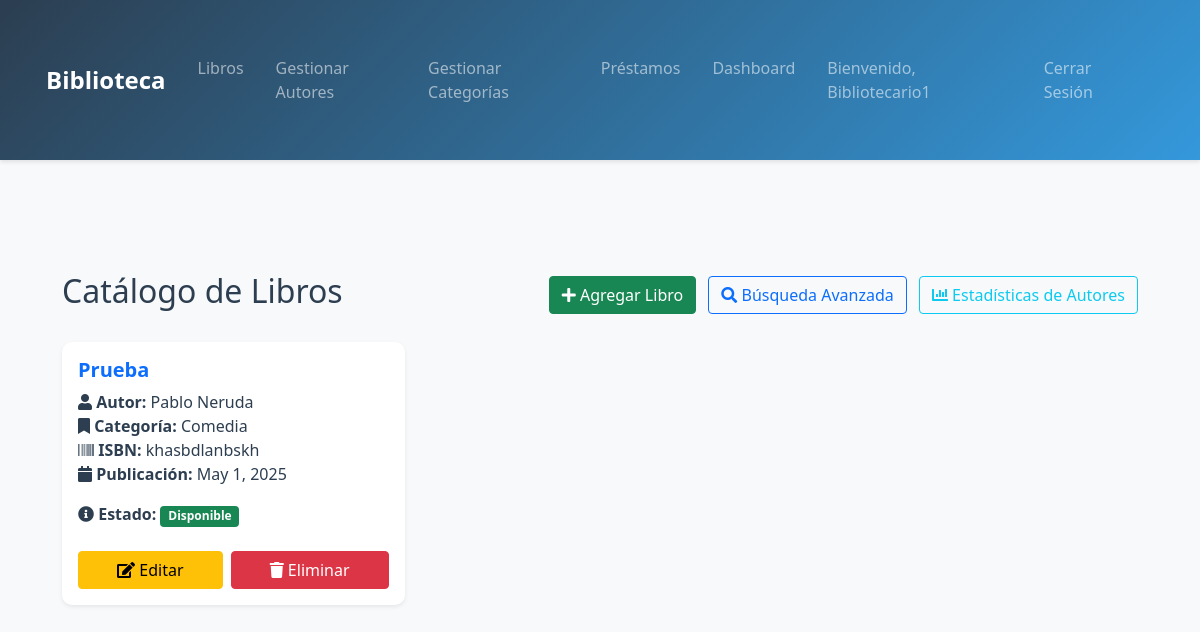
Screenshot of /libros/ (signed in) with the database file from the repository.
### Usuarios/models.py (models this page shows, shortened)
class Usuario(AbstractUser):
    ROLE_CHOICES = [
        ('ADMIN', 'Administrador'),
        ('BIBLIOTECARIO', 'Bibliotecario'),
        ('USUARIO', 'Usuario Regular')
    ]
    role = models.CharField(
        max_length=20,
        choices=ROLE_CHOICES,
        default='USUARIO',
        verbose_name='Rol'
    )
    direccion = models.CharField(max_length=200)
    telefono = models.CharField(max_length=20)
    notificacion_prestamo = models.BooleanField(default=True, help_text='Recibir notificaciones cuando tomes prestado un libro')
    notificacion_vencimiento = models.BooleanField(default=True, help_text='Recibir notificaciones próximos a vencer')
    notificacion_devolucion = models.BooleanField(default=True, help_text='Recibir notificaciones cuando devuelvas un libro')
    fecha_registro = models.DateTimeField(default=timezone.now)
    class Meta:
        verbose_name = 'Usuario'
        verbose_name_plural = 'Usuarios'
        permissions = [
            ('can_manage_books', 'Puede gestionar libros'),
            ('can_manage_users', 'Puede gestionar usuarios'),
            ('can_view_statistics', 'Puede ver estadísticas')
        ]

### libros/models.py (models this page shows, shortened)
class Libro(models.Model):
    ESTADO_CHOICES = [
        ('DISPONIBLE', 'Disponible'),
        ('PRESTADO', 'Prestado'),
        ('RESERVADO', 'Reservado'),
        ('NO_DISPONIBLE', 'No Disponible')
    ]
    titulo = models.CharField(max_length=200)
    autor = models.ForeignKey(Autor, on_delete=models.CASCADE, related_name='libros')
    categoria = models.ForeignKey(Categoria, on_delete=models.PROTECT, related_name='libros')
    isbn = models.CharField(max_length=13, unique=True)
    fecha_publicacion = models.DateField()
    estado = models.CharField(max_length=20, choices=ESTADO_CHOICES, default='DISPONIBLE')
    descripcion = models.TextField(default='Sin descripción')
    imagen = models.ImageField(upload_to='libros/', null=True, blank=True)
    imagen_url = models.URLField(
        max_length=500,
        default='https://media.istockphoto.com/id/1415203156/es/vector/página-de-error-icono-vectorial-de-página-no-encontrada-en-el-diseño-de-estilo-de-línea.jpg?s=612x612&w=0&k=20&c=nss_aWPtTb0hpc4oiGfFs_PGfihrNwVX06wxkWVkBfQ=',
        null=True,
        blank=True
    )
    fecha_creacion = models.DateTimeField(default=timezone.now)
    fecha_actualizacion = models.DateTimeField(auto_now=True)
    class Meta:
        ordering = ['titulo']

class Autor(models.Model):
    NACIONALIDADES = [
        ('AR', 'Argentina'),
        ('BO', 'Bolivia'),
        ('BR', 'Brasil'),
        ('CL', 'Chile'),
        ('CO', 'Colombia'),
        ('EC', 'Ecuador'),
        ('ES', 'España'),
        ('MX', 'México'),
        ('PE', 'Perú'),
        ('PY', 'Paraguay'),
        ('UY', 'Uruguay'),
        ('VE', 'Venezuela'),
        ('OT', 'Otra')
    ]
    nombre = models.CharField(max_length=100)
    apellido = models.CharField(max_length=100)
    nacionalidad = models.CharField(max_length=2, choices=NACIONALIDADES, default='OT')
    biografia = models.TextField(blank=True)
    def __str__(self):
        return f"{self.nombre} {self.apellido}"
    class Meta:
        ordering = ['apellido', 'nombre']

class Categoria(models.Model):
    nombre = models.CharField(max_length=50)
    descripcion = models.TextField(blank=True)
    def __str__(self):
        return self.nombre

### libros/views.py (the view)
# urls.py: path('', views.lista_libros, name='lista_libros'),
@login_required
def lista_libros(request):
    libros = Libro.objects.all().order_by('-fecha_creacion')
    return render(request, 'libros/lista_libros.html', {'libros': libros})

### libros/templates/libros/lista_libros.html (shortened to what this page needs)
{% extends 'base.html' %}
{% block content %}
<div class="container mt-4">
    <div class="d-flex justify-content-between align-items-center mb-4">
        <h2>Catálogo de Libros</h2>
        <div>
            {% if user.is_staff %}
            <a href="{% url 'crear_libro' %}" class="btn btn-success">
                <i class="fas fa-plus"></i> Agregar Libro
            </a>
            {% endif %}
            <a href="{% url 'buscar_libros' %}" class="btn btn-outline-primary ms-2">
                <i class="fas fa-search"></i> Búsqueda Avanzada
            </a>
            <a href="{% url 'autores_mas_libros' %}" class="btn btn-outline-info ms-2">
                <i class="fas fa-chart-bar"></i> Estadísticas de Autores
            </a>
        </div>
    </div>
    <div class="row">
        {% if libros %}
            {% for libro in libros %}
            <div class="col-md-4 mb-4">
                <div class="card h-100 shadow-sm">
                    <div class="card-body">
                        <h5 class="card-title text-primary">{{ libro.titulo }}</h5>
                        <div class="card-text">
                            <p>
                                <strong><i class="fas fa-user"></i> Autor:</strong> {{ libro.autor }}<br>
                                <strong><i class="fas fa-bookmark"></i> Categoría:</strong> {{ libro.categoria }}<br>
                                <strong><i class="fas fa-barcode"></i> ISBN:</strong> {{ libro.isbn }}<br>
                                <strong><i class="fas fa-calendar"></i> Publicación:</strong> {{ libro.fecha_publicacion }}
                            </p>
                            <div class="mt-2">
                                <strong><i class="fas fa-info-circle"></i> Estado:</strong>
                                {% if libro.estado == 'DISPONIBLE' %}
                                    <span class="badge bg-success">Disponible</span>
                                {% elif libro.estado == 'PRESTADO' %}
                                    <span class="badge bg-warning text-dark">Prestado</span>
                                {% elif libro.estado == 'RESERVADO' %}
                                    <span class="badge bg-info">Reservado</span>
                                {% else %}
                                    <span class="badge bg-danger">No Disponible</span>
                                {% endif %}
                            </div>
                        </div>
                    </div>
                    <div class="card-footer bg-transparent border-top-0">
                        {% if user.is_staff %}
                        <div class="d-flex gap-2 mb-2">
                            <a href="{% url 'editar_libro' libro.id %}" class="btn btn-warning flex-grow-1">
                                <i class="fas fa-edit"></i> Editar
                            </a>
                            <a href="{% url 'eliminar_libro' libro.id %}" class="btn btn-danger flex-grow-1">
                                <i class="fas fa-trash"></i> Eliminar
                            </a>
                        </div>
                        {% elif not user.is_authenticated %}
                        <div class="alert alert-info mb-0 text-center">
                            <small>Inicia sesión para solicitar préstamos</small>
                        </div>
                        {% endif %}
                    </div>
                </div>
            </div>
            {% endfor %}
        {% else %}
            <div class="col-12">
                <div class="alert alert-info">
                    <i class="fas fa-info-circle"></i> No hay libros disponibles en el catálogo.
                </div>
            </div>
        {% endif %}
    </div>
</div>
{% endblock %}

### templates/base.html (shortened to what this page needs)
<!DOCTYPE html>
<html lang="es">
<head>
    <link href="https://cdn.jsdelivr.net/npm/bootstrap@5.1.3/dist/css/bootstrap.min.css" rel="stylesheet">
    <link href="https://cdnjs.cloudflare.com/ajax/libs/font-awesome/5.15.4/css/all.min.css" rel="stylesheet">
    {% load static %}
    <link href="{% static 'css/styles.css' %}" rel="stylesheet">
</head>
<body>
    <nav class="navbar navbar-expand-lg navbar-dark bg-dark">
        <div class="container">
            <a class="navbar-brand" href="{% url 'lista_libros' %}">Biblioteca</a>
            <div class="collapse navbar-collapse" id="navbarNav">
                <ul class="navbar-nav">
                    <li class="nav-item">
                        <a class="nav-link" href="{% url 'lista_libros' %}">Libros</a>
                    </li>
                    {% if user.is_authenticated %}
                        {% if user.is_staff %}
                            <li class="nav-item">
                                <a class="nav-link" href="{% url 'gestionar_autores' %}">Gestionar Autores</a>
                            </li>
                            <li class="nav-item">
                                <a class="nav-link" href="{% url 'gestionar_categorias' %}">Gestionar Categorías</a>
                            </li>
                            <li class="nav-item">
                                <a class="nav-link" href="{% url 'lista_prestamos' %}">Préstamos</a>
                            </li>
                            <li class="nav-item">
                                <a class="nav-link" href="{% url 'dashboard' %}">Dashboard</a>
                            </li>
                        {% endif %}
                    {% endif %}
                </ul>
                <ul class="navbar-nav ms-auto">
                    {% if user.is_authenticated %}
                        <li class="nav-item">
                            <span class="nav-link">Bienvenido, {{ user.username }}</span>
                        </li>
                        <li class="nav-item">
                            <a class="nav-link" href="{% url 'logout' %}">Cerrar Sesión</a>
                        </li>
                    {% endif %}
                </ul>
            </div>
        </div>
    </nav>
    <div class="container mt-4">
        {% block content %}
        {% endblock %}
    </div>
    {% load static %}
</body>
</html>

### static/css/styles.css (style rules this page uses)
:root { --primary-color: #2c3e50; --secondary-color: #3498db; --accent-color: #e74c3c; --background-color: #f8f9fa; --text-color: #2c3e50; }
body { background-color: var(--background-color); color: var(--text-color); font-family: 'Segoe UI', system-ui, -apple-system, sans-serif; }
.navbar { background: linear-gradient(135deg, var(--primary-color), var(--secondary-color)) !important; box-shadow: 0 2px 4px rgba(0,0,0,0.1); padding: 1rem 0; }
.navbar-brand { font-weight: 600; font-size: 1.5rem; }
.nav-link { font-weight: 500; padding: 0.5rem 1rem !important; transition: color 0.3s ease; }
.card { border: none; border-radius: 10px; background: white; box-shadow: 0 2px 10px rgba(0,0,0,0.05); }
.card-title { color: var(--primary-color); font-weight: 600; }
.container { padding: 2rem 1rem; }

### rows the page displays
Usuario: username "Bibliotecario1"
Libro: titulo "Prueba", autor "Pablo Neruda", categoria "Comedia", isbn "khasbdlanbskh", fecha_publicacion "May 1, 2025", estado "Disponible"
